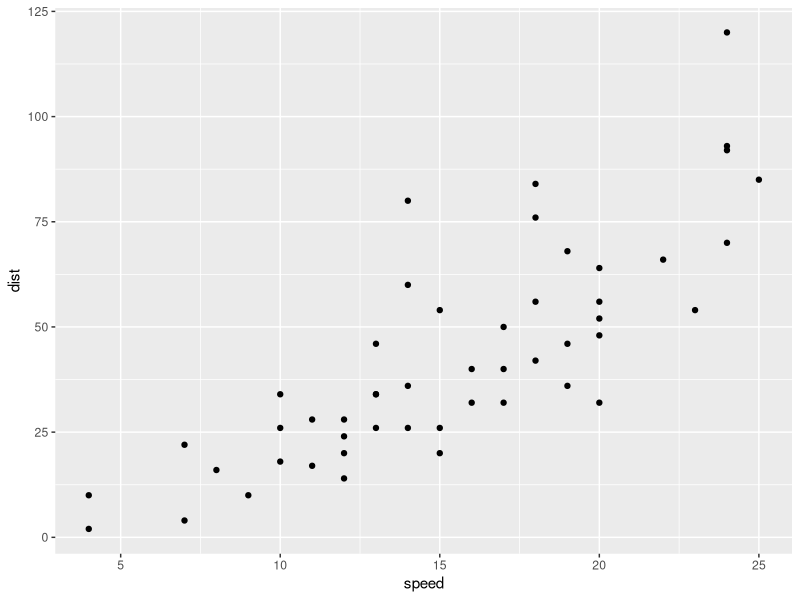
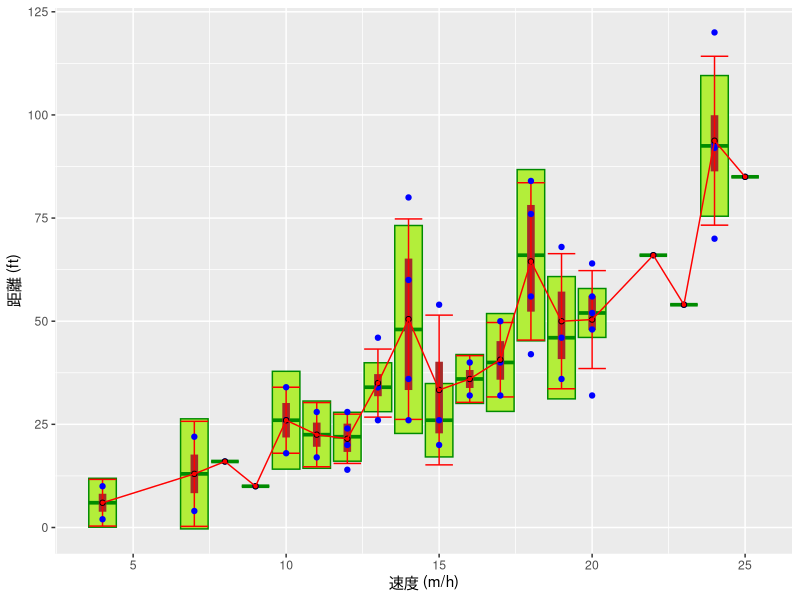

Write the R code that produced these figures, in order.
## ---- chunk 1
knitr::opts_chunk$set(echo = TRUE)
library("ggplot2")
library("dplyr")
## ---- chunk 2
cars
## ---- chunk 3
ggplot(data = cars) +
  geom_point(mapping = aes(x = speed, y = dist))
## ---- chunk 4
cars %>%
  group_by(speed) %>%
  summarise(
    count = n(),
    count_alt = sum(!is.na(dist)),
    sum = sum(dist),
    avg = mean(dist),
    values = paste(dist, collapse = ", ")
  )
## ---- chunk 5
cars %>%
  group_by(speed) %>%
  summarise(
    values = paste(dist, collapse = ", "),
    first = first(dist),
    last = last(dist),
    second = nth(dist, 2),
    median = median(dist),
    mad = mad(dist),
    quantile_quarter = quantile(dist, 0.25),
    quantile_half = quantile(dist, 0.5)
  )
## ---- chunk 6
cars %>%
  group_by(speed) %>%
  summarise(
    median = median(dist),
    mad = mad(dist),
    std = sd(dist),
    avg = mean(dist),
    min = min(dist),
    max = max(dist),
    quartile1 = quantile(dist, 0.25),
    quartile3 = quantile(dist, 0.75)
  ) %>%
  ggplot() +
  geom_crossbar(mapping = aes(
    x = speed, y = median, ymin = median - mad, ymax = median + mad
  ), color = "green4", fill = "olivedrab2") +
  geom_crossbar(mapping = aes(
    x = speed, y = median, ymin = quartile1, ymax = quartile3
  ), color = "brown", fill = "brown", width = 0.2) +
  geom_errorbar(mapping = aes(
    x = speed, ymin = avg - std, ymax = avg + std
  ), color = "red") +
  geom_point(data = cars, mapping = aes(x = speed, y = dist), color = "blue") +
  geom_point(mapping = aes(x = speed, y = avg), shape = 21, fill = "red") +
  geom_line(mapping = aes(x = speed, y = avg), color = "red") +
  xlab("速度 (m/h)") + ylab("距離 (ft)")
